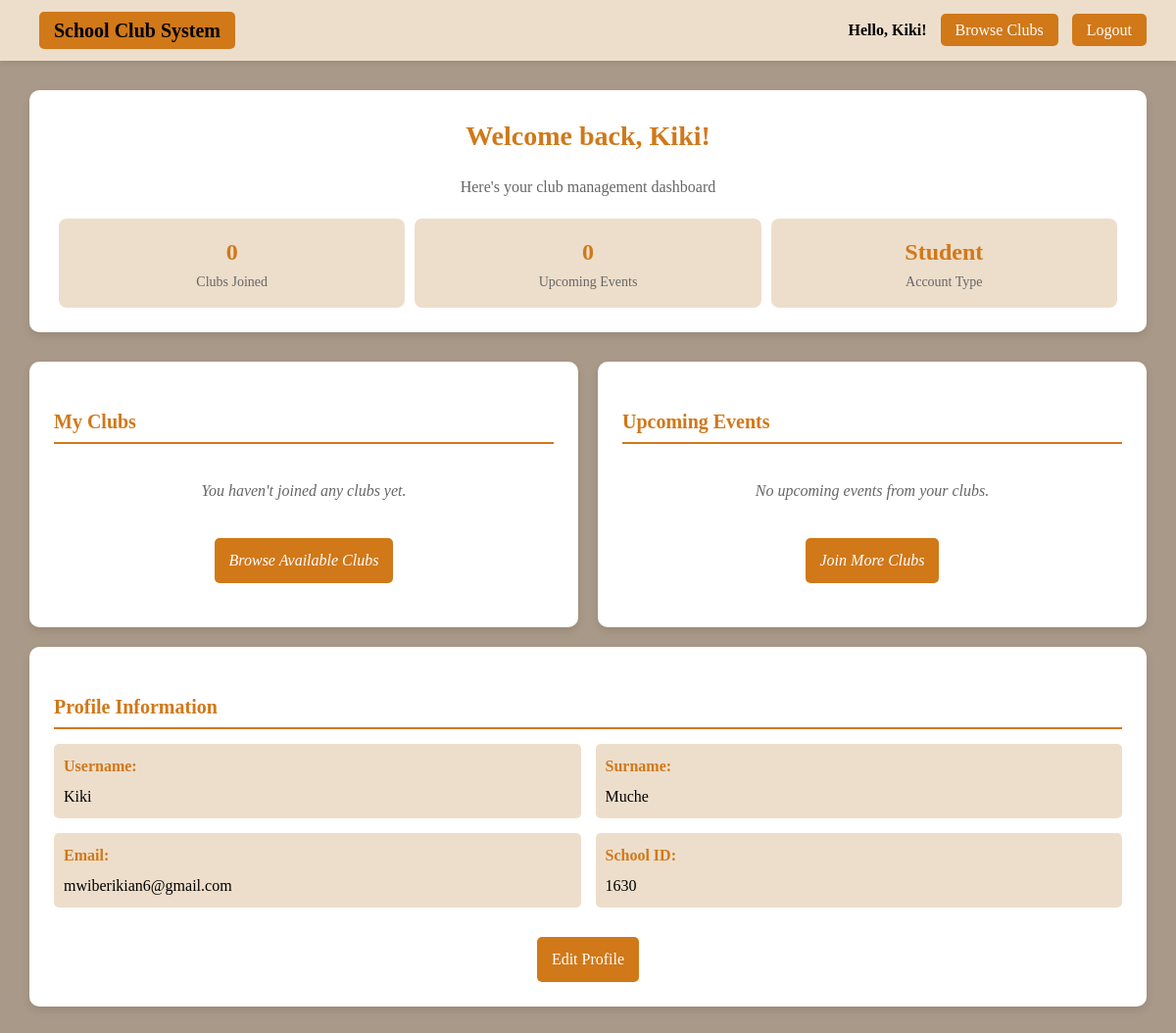
Before: /student_dashboard.php (signed in) with the older database file.
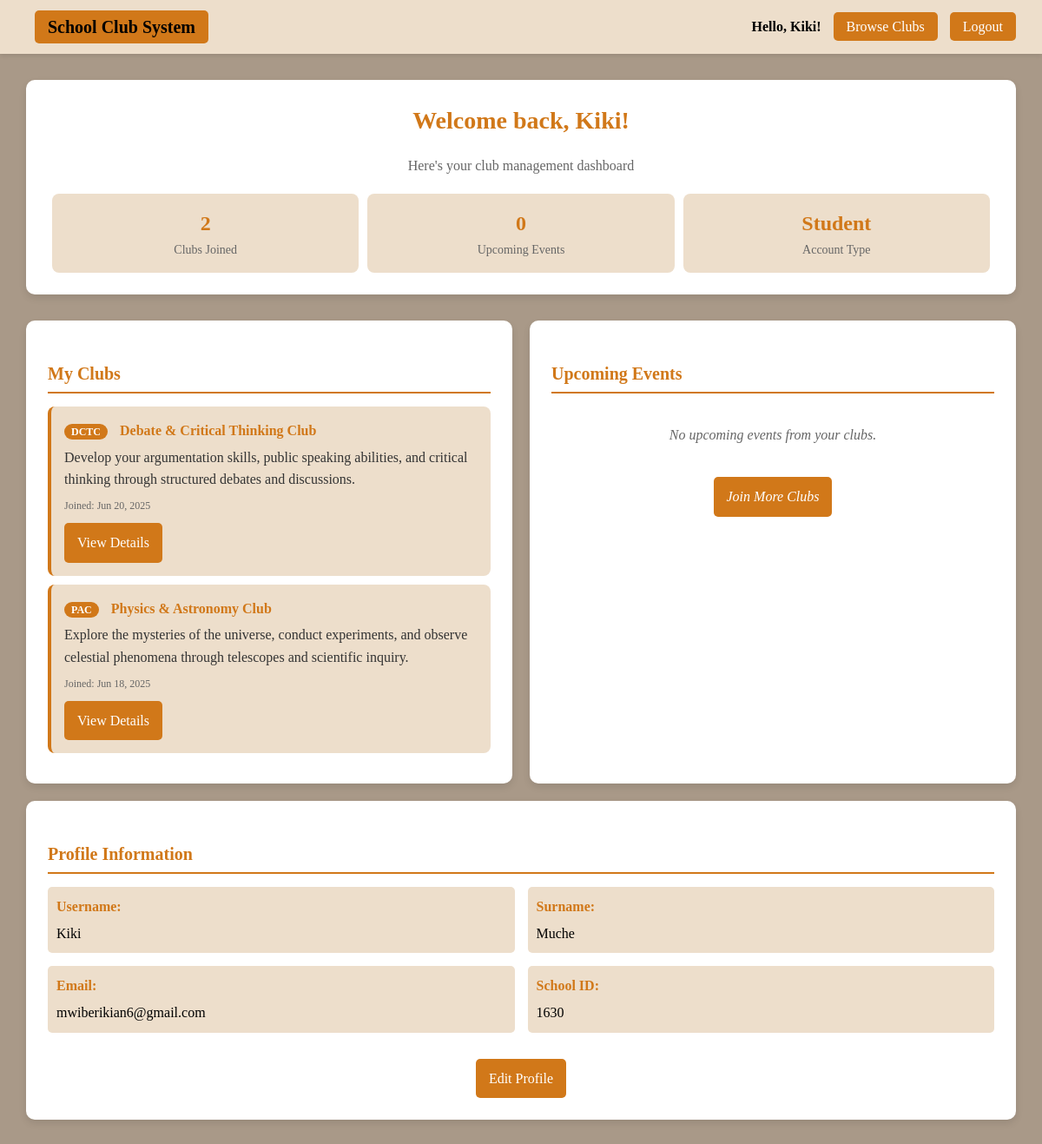
After: the same page with the newer database file.
### tables this page shows
CREATE TABLE `users` (
  `id` int(11) NOT NULL,
  `username` varchar(50) NOT NULL,
  `surname` varchar(100) DEFAULT NULL,
  `email` varchar(100) NOT NULL,
  `school_id` varchar(50) NOT NULL,
  `password` varchar(255) NOT NULL,
  `role` enum('student','club_manager','admin') DEFAULT 'student',
  `created_at` timestamp NOT NULL DEFAULT current_timestamp()
);

CREATE TABLE `memberships` (
  `id` int(11) NOT NULL,
  `user_id` int(11) NOT NULL,
  `club_id` int(11) NOT NULL,
  `joined_at` timestamp NOT NULL DEFAULT current_timestamp()
);

CREATE TABLE `clubs` (
  `id` int(11) NOT NULL,
  `name` varchar(100) NOT NULL,
  `initials` varchar(10) NOT NULL,
  `description` text DEFAULT NULL,
  `created_by` int(11) DEFAULT NULL,
  `created_at` timestamp NOT NULL DEFAULT current_timestamp()
);

### student_dashboard.php (the view, shortened to what this page needs)
<?php
$conn = new mysqli("localhost", "root", "", "ics_project");
$user_id = $_SESSION['user_id'];
$username = $_SESSION['username'];
$clubs_stmt = $conn->prepare("
    SELECT c.id, c.name, c.initials, c.description, m.joined_at
    FROM clubs c
    JOIN memberships m ON c.id = m.club_id
    WHERE m.user_id = ?
    ORDER BY m.joined_at DESC
");
$clubs_stmt->bind_param("i", $user_id);
$clubs_stmt->execute();
$clubs_result = $clubs_stmt->get_result();
$events_stmt = $conn->prepare("
    SELECT e.id, e.title, e.description, e.event_date, c.name as club_name, c.id as club_id
    FROM events e
    JOIN clubs c ON e.club_id = c.id
    JOIN memberships m ON c.id = m.club_id
    WHERE m.user_id = ? AND (e.event_date >= CURDATE() OR e.event_date IS NULL)
    ORDER BY e.event_date ASC, e.created_at DESC
    LIMIT 10
");
$events_stmt->bind_param("i", $user_id);
$events_stmt->execute();
$events_result = $events_stmt->get_result();
$profile_stmt = $conn->prepare("SELECT username, surname, email, school_id, role FROM users WHERE id = ?");
$profile_stmt->bind_param("i", $user_id);
$profile_stmt->execute();
$profile_result = $profile_stmt->get_result();
$user_profile = $profile_result->fetch_assoc();
?>
<!DOCTYPE html>
<html>
<head>
</head>
<body>
<div class="navbar">
    <div class="logo">
        <a href="home.php" style="color: black; text-decoration: none;">School Club System</a>
    </div>
    <div>
        <span style="color:black; font-weight:bold;">Hello, <?php echo htmlspecialchars($username); ?>!</span>
        <a href="home.php">Browse Clubs</a>
        <a href="logout.php">Logout</a>
    </div>
</div>
<div class="dashboard-content">
    <div class="welcome-header">
        <h1>Welcome back, <?php echo htmlspecialchars($username); ?>!</h1>
        <p class="welcome-subtitle">Here's your club management dashboard</p>
        <div class="stats-row">
            <div class="stat-item">
                <div class="stat-number"><?php echo $clubs_result->num_rows; ?></div>
                <div class="stat-label">Clubs Joined</div>
            </div>
            <div class="stat-item">
                <div class="stat-number"><?php echo $events_result->num_rows; ?></div>
                <div class="stat-label">Upcoming Events</div>
            </div>
            <div class="stat-item">
                <div class="stat-number"><?php echo ucfirst($user_profile['role']); ?></div>
                <div class="stat-label">Account Type</div>
            </div>
        </div>
    </div>
    <div class="dashboard-grid">
        <div class="dashboard-section">
            <h3 class="section-title">My Clubs</h3>
            <?php if ($clubs_result->num_rows > 0): ?>
                <?php while($club = $clubs_result->fetch_assoc()): ?>
                    <div class="club-item">
                        <div class="club-name">
                            <span class="club-initials"><?php echo htmlspecialchars($club['initials']); ?></span>
                            <?php echo htmlspecialchars($club['name']); ?>
                        </div>
                        <div style="margin-bottom: 8px; color: #333;">
                            <?php echo htmlspecialchars($club['description']); ?>
                        </div>
                        <div class="club-joined">
                            Joined: <?php echo date('M j, Y', strtotime($club['joined_at'])); ?>
                        </div>
                        <a href="club_details.php?id=<?php echo $club['id']; ?>" class="btn">View Details</a>
                    </div>
                <?php endwhile; ?>
            <?php else: ?>
                <div class="no-content">
                    You haven't joined any clubs yet.
                    <br><br>
                    <a href="home.php" class="btn">Browse Available Clubs</a>
                </div>
            <?php endif; ?>
        </div>
        <div class="dashboard-section">
            <h3 class="section-title">Upcoming Events</h3>
            <?php if ($events_result->num_rows > 0): ?>
                <?php while($event = $events_result->fetch_assoc()): ?>
                    <div class="event-item">
                        <div class="event-title"><?php echo htmlspecialchars($event['title']); ?></div>
                        <div class="event-club">
                            From: <?php echo htmlspecialchars($event['club_name']); ?>
                        </div>
                        <?php if (!empty($event['description'])): ?>
                            <div style="margin-bottom: 8px; color: #333; font-size: 14px;">
                                <?php echo htmlspecialchars($event['description']); ?>
                            </div>
                        <?php endif; ?>
                        <div class="event-date">
                            <?php
                            if ($event['event_date']) {
                                echo date('M j, Y', strtotime($event['event_date']));
                            } else {
                                echo "Date TBD";
                            }
                            ?>
                        </div>
                        <a href="club_details.php?id=<?php echo $event['club_id']; ?>" class="btn">View Club</a>
                    </div>
                <?php endwhile; ?>
            <?php else: ?>
                <div class="no-content">
                    No upcoming events from your clubs.
                    <br><br>
                    <a href="home.php" class="btn">Join More Clubs</a>
                </div>
            <?php endif; ?>
        </div>
    </div>
    <div class="dashboard-section">
        <h3 class="section-title">Profile Information</h3>
        <div class="profile-info">
            <div class="profile-field">
                <span class="profile-label">Username:</span>
                <?php echo htmlspecialchars($user_profile['username']); ?>
            </div>
            <div class="profile-field">
                <span class="profile-label">Surname:</span>
                <?php echo htmlspecialchars($user_profile['surname'] ?? 'Not provided'); ?>
            </div>
            <div class="profile-field">
                <span class="profile-label">Email:</span>
                <?php echo htmlspecialchars($user_profile['email']); ?>
            </div>
            <div class="profile-field">
                <span class="profile-label">School ID:</span>
                <?php echo htmlspecialchars($user_profile['school_id'] ?? 'Not provided'); ?>
            </div>
        </div>
        <div style="text-align: center; margin-top: 20px;">
            <a href="profile.php" class="btn">Edit Profile</a>
        </div>
    </div>
</div>
</body>
</html>

### student_dashboard.php (style rules this page uses)
body { font-family: 'Times New Roman', Times, serif; margin: 0; padding: 0; background-color: rgb(169, 153, 136); line-height: 1.6; }
.navbar { background-color: rgb(237, 222, 203); padding: 15px 30px; display: flex; justify-content: space-between; align-items: center; box-shadow: 0 2px 5px rgba(0,0,0,0.1); }
.navbar .logo { font-size: 20px; font-weight: bold; color: black; }
.navbar a { background-color: rgb(209, 120, 25); color: #fff; padding: 8px 15px; text-decoration: none; border-radius: 5px; margin-left: 10px; transition: background-color 0.3s ease, transform 0.3s ease; }
.dashboard-content { padding: 30px; max-width: 1200px; margin: 0 auto; }
.welcome-header { background-color: #fff; padding: 25px; border-radius: 10px; margin-bottom: 30px; box-shadow: 0 4px 8px rgba(0,0,0,0.1); text-align: center; }
.welcome-header h1 { color: rgb(209, 120, 25); margin: 0 0 10px 0; font-size: 28px; }
.welcome-subtitle { color: #666; font-size: 16px; }
.dashboard-grid { display: grid; grid-template-columns: 1fr 1fr; gap: 20px; margin-bottom: 20px; }
.dashboard-section { background-color: #fff; padding: 25px; border-radius: 10px; box-shadow: 0 4px 8px rgba(0,0,0,0.1); }
.section-title { color: rgb(209, 120, 25); font-size: 20px; margin-bottom: 15px; border-bottom: 2px solid rgb(209, 120, 25); padding-bottom: 5px; }
.club-item { background-color: rgb(237, 222, 203); padding: 15px; margin-bottom: 10px; border-radius: 8px; border-left: 4px solid rgb(209, 120, 25); transition: transform 0.2s ease; }
.club-name { font-weight: bold; color: rgb(209, 120, 25); margin-bottom: 5px; }
.club-initials { background-color: rgb(209, 120, 25); color: white; padding: 2px 8px; border-radius: 12px; font-size: 12px; margin-right: 10px; }
.club-joined { color: #666; font-size: 12px; }
.no-content { text-align: center; color: #666; font-style: italic; padding: 20px; }
.profile-info { display: grid; grid-template-columns: 1fr 1fr; gap: 15px; }
.profile-field { padding: 10px; background-color: rgb(237, 222, 203); border-radius: 5px; }
.profile-label { font-weight: bold; color: rgb(209, 120, 25); display: block; margin-bottom: 5px; }
.stats-row { display: flex; justify-content: space-around; text-align: center; margin-top: 20px; }
.stat-item { background-color: rgb(237, 222, 203); padding: 15px; border-radius: 8px; flex: 1; margin: 0 5px; }
.stat-number { font-size: 24px; font-weight: bold; color: rgb(209, 120, 25); }
.stat-label { color: #666; font-size: 14px; }
.btn { background-color: rgb(209, 120, 25); color: white; padding: 10px 15px; text-decoration: none; border-radius: 5px; display: inline-block; margin-top: 10px; transition: background-color 0.3s ease; }

Changed rows visible on the page:
added memberships: club.initials "DCTC", club.name "Debate & Critical Thinking Club", club.description "Develop your argumentation skills, public speaking abilities, and critical thinking through structured debates and discussions.", joined_at "Jun 20, 2025"
added memberships: club.initials "PAC", club.name "Physics & Astronomy Club", club.description "Explore the mysteries of the universe, conduct experiments, and observe celestial phenomena through telescopes and scientific inquiry.", joined_at "Jun 18, 2025"
Other visible differences:
$clubs_result->num_rows: "0" → "2"
text no longer shown: "You haven't joined any clubs yet. Browse Available Clubs"
